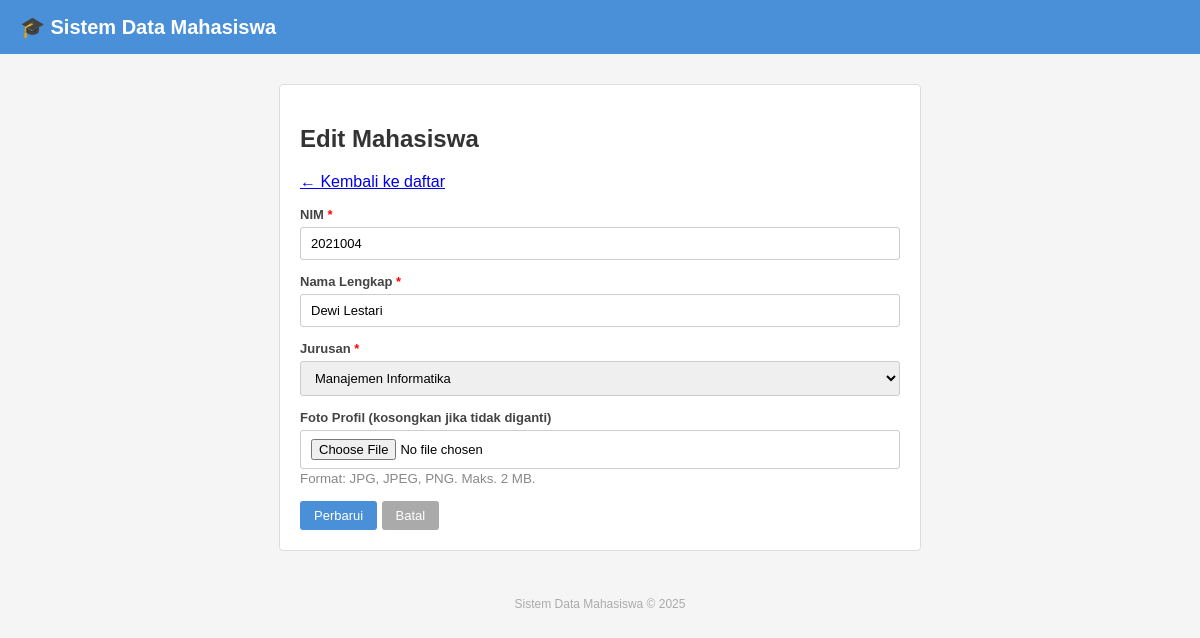
Page /form.php?id=4 on the committed database.
### tables this page shows
CREATE TABLE IF NOT EXISTS `mahasiswa` (
  `id`           INT(11)       NOT NULL AUTO_INCREMENT,
  `nim`          VARCHAR(20)   NOT NULL,
  `nama_lengkap` VARCHAR(100)  NOT NULL,
  `jurusan`      VARCHAR(100)  NOT NULL,
  `foto`         VARCHAR(255)  NOT NULL DEFAULT 'default.png',
  `created_at`   TIMESTAMP     NOT NULL DEFAULT CURRENT_TIMESTAMP,
  PRIMARY KEY (`id`),
  UNIQUE KEY `nim` (`nim`)
);

### form.php (the view, shortened to what this page needs)
<?php
require_once 'koneksi.php';
$mode      = 'tambah';
$data      = ['id' => '', 'nim' => '', 'nama_lengkap' => '', 'jurusan' => '', 'foto' => ''];
$judul     = 'Tambah Mahasiswa';
if (isset($_GET['id']) && is_numeric($_GET['id'])) {
    $id  = (int) $_GET['id'];
    $sql = "SELECT * FROM mahasiswa WHERE id = $id LIMIT 1";
    $res = mysqli_query($conn, $sql);
    if ($res && mysqli_num_rows($res) > 0) {
        $data  = mysqli_fetch_assoc($res);
        $mode  = 'edit';
        $judul = 'Edit Mahasiswa';
    } else {
        header('Location: index.php');
        exit;
    }
}
$daftar_jurusan = [
    'Teknik Informatika',
    'Sistem Informasi',
    'Teknik Komputer',
    'Manajemen Informatika',
    'Komputerisasi Akuntansi',
];
?>
<!DOCTYPE html>
<html lang="id">
<head>
    <link rel="stylesheet" href="style.css">
</head>
<body>
<div class="header">🎓 Sistem Data Mahasiswa</div>
<div class="container" style="max-width: 600px;">
    <h2><?= $judul ?></h2>
    <p><a href="index.php">&larr; Kembali ke daftar</a></p>
    <form id="formMahasiswa" action="proses.php" method="POST" enctype="multipart/form-data" novalidate>
        <div class="form-group">
            <label>NIM <span style="color:red;">*</span></label>
            <input type="text" id="nim" name="nim"
                   value="<?= htmlspecialchars($data['nim']) ?>"
                   placeholder="Contoh: 2021001">
        </div>
        <div class="form-group">
            <label>Nama Lengkap <span style="color:red;">*</span></label>
            <input type="text" id="nama_lengkap" name="nama_lengkap"
                   value="<?= htmlspecialchars($data['nama_lengkap']) ?>"
                   placeholder="Contoh: Andi Pratama">
        </div>
        <div class="form-group">
            <label>Jurusan <span style="color:red;">*</span></label>
            <select id="jurusan" name="jurusan">
                <?php foreach ($daftar_jurusan as $j): ?>
                    <option value="<?= $j ?>" <?= ($data['jurusan'] === $j) ? 'selected' : '' ?>>
                        <?= $j ?>
                    </option>
                <?php endforeach; ?>
            </select>
        </div>
        <div class="form-group">
            <label>
                Foto Profil
                <?= ($mode === 'tambah') ? '<span style="color:red;">*</span>' : '(kosongkan jika tidak diganti)' ?>
            </label>
            <input type="file" id="foto" name="foto" accept="image/jpeg,image/jpg,image/png">
            <small style="color:#888;">Format: JPG, JPEG, PNG. Maks. 2 MB.</small>
        </div>
        <div>
            <button type="submit" class="btn btn-primary">
                <?= ($mode === 'tambah') ? 'Simpan' : 'Perbarui' ?>
            </button>
            <a href="index.php" class="btn btn-secondary">Batal</a>
        </div>
    </form>
</div>
<div class="footer">Sistem Data Mahasiswa &copy; 2025</div>
</body>
</html>

### style.css (style rules this page uses)
body { font-family: Arial, sans-serif; background: #f5f5f5; margin: 0; padding: 0; }
h2 { color: #333; }
.container { width: 90%; max-width: 1000px; margin: 30px auto; background: #fff; padding: 20px; border: 1px solid #ddd; border-radius: 4px; }
.header { background: #4a90d9; color: #fff; padding: 15px 20px; font-size: 20px; font-weight: bold; }
.btn { display: inline-block; padding: 7px 14px; font-size: 13px; border: none; border-radius: 3px; cursor: pointer; text-decoration: none; color: #fff; }
.btn-primary { background: #4a90d9; }
.btn-secondary { background: #aaa; }
.form-group { margin-bottom: 14px; }
.form-group label { display: block; font-size: 13px; font-weight: bold; margin-bottom: 5px; color: #444; }
.form-group input[type="text"], .form-group select, .form-group input[type="file"] { width: 100%; padding: 8px 10px; font-size: 13px; border: 1px solid #ccc; border-radius: 3px; box-sizing: border-box; }
.footer { text-align: center; padding: 16px; font-size: 12px; color: #aaa; margin-top: 10px; }

### rows in the picture
mahasiswa: nim "2021004", nama_lengkap "Dewi Lestari", jurusan "Manajemen Informatika"

### other values in the picture
$judul "Edit Mahasiswa"
